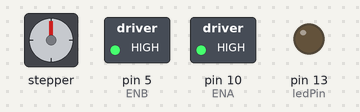
A sketch run on a simulated Arduino Uno, built with avr-gcc and run on an emulated ATmega328P. Shown: stepper motor, switched loads named in the sketch (green lamp = pin HIGH), output pins drawn as LEDs (lit = HIGH). Wiring (inferred from the names in the program): stepper motor (2048 steps per turn assumed): coils pin 9, pin 6, pin 8, pin 7. Pins used as bus, display or sensor lines are not drawn.

Above: at 0.05 s.
At 3.3 s:
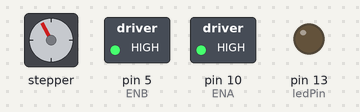
At 6.55 s:
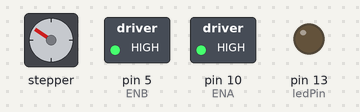
At 9.8 s:
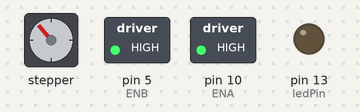
At 13.05 s:
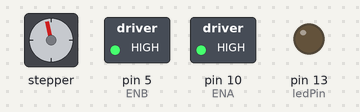
Timing chart, 0 to 16.6 s (numbered marks = the images above):
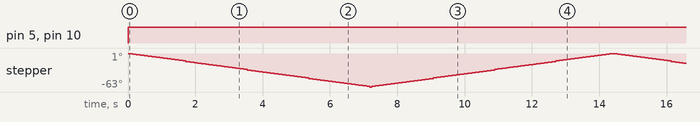

The sketch:

sketch_stepper_WORKING.ino
```cpp
/*
 * Driving a 5V stepper motor using Keyes L298N Dual Motor Driver;
 * Chienline @2015;
 */

const int ENA = 10;
const int IN1 = 9;
const int IN2 = 8;
const int ENB = 5;
const int IN4 = 7;
const int IN3 = 6;
const int ledPin = 13;

void setup()
{
  pinMode(ENA,OUTPUT);
  pinMode(IN1,OUTPUT);
  pinMode(IN2,OUTPUT);
  pinMode(ENB,OUTPUT);
  pinMode(IN3,OUTPUT);
  pinMode(IN4,OUTPUT);
  pinMode(ledPin,OUTPUT);
  digitalWrite(ledPin, LOW);

  //delay is used to control the speed, the lower the faster.


}

void loop()
{
  //reverse(step,delay);
  reverse(360,20); //вниз
  //forward(step,delay);
  forward(360,20); //вверх

}

void reverse(int i, int j) {

  // set both motors ON
  digitalWrite(ENA, HIGH);
  digitalWrite(ENB, HIGH);

  while (1)   {
    digitalWrite(IN1, 0);
    digitalWrite(IN2, 1);
    digitalWrite(IN3, 0);
    digitalWrite(IN4, 1);
    delay(j);
    i--;
    if (i < 1) break;

    digitalWrite(IN1, 0);
    digitalWrite(IN2, 1);
    digitalWrite(IN3, 1);
    digitalWrite(IN4, 0);
    delay(j);
    i--;
    if (i < 1) break;

    digitalWrite(IN1, 1);
    digitalWrite(IN2, 0);
    digitalWrite(IN3, 1);
    digitalWrite(IN4, 0);
    delay(j);
    i--;
    if (i < 1) break;

    digitalWrite(IN1, 1);
    digitalWrite(IN2, 0);
    digitalWrite(IN3, 0);
    digitalWrite(IN4, 1);
    delay(j);
    i--;
    if (i < 1) break;
  }

  // set both motors OFF
  digitalWrite(ENA, LOW);
  digitalWrite(ENB, LOW);

}  // end reverse()

void forward(int i, int j) {

  // Set both motors ON
  digitalWrite(ENA, HIGH);
  digitalWrite(ENB, HIGH);

  while (1)   {
    digitalWrite(IN1, 0);
    digitalWrite(IN2, 1);
    digitalWrite(IN3, 0);
    digitalWrite(IN4, 1);
    delay(j);
    i--;
    if (i < 1) break;

    digitalWrite(IN1, 1);
    digitalWrite(IN2, 0);
    digitalWrite(IN3, 0);
    digitalWrite(IN4, 1);
    delay(j);
    i--;
    if (i < 1) break;

    digitalWrite(IN1, 1);
    digitalWrite(IN2, 0);
    digitalWrite(IN3, 1);
    digitalWrite(IN4, 0);
    delay(j);
    i--;
    if (i < 1) break;

    digitalWrite(IN1, 0);
    digitalWrite(IN2, 1);
    digitalWrite(IN3, 1);
    digitalWrite(IN4, 0);
    delay(j);
    i--;
    if (i < 1) break;
  }

  // set both motors OFF
  digitalWrite(ENA, LOW);
  digitalWrite(ENB, LOW);

}  // end forward()
```

Measured:
- by itself, pin 5 (ENB), pin 10 (ENA): LOW → HIGH at 0.00 s
- by itself, stepper: turns 63° counter-clockwise in 7.0 s, then 63° clockwise in 7.0 s, repeating every 14.4 s
